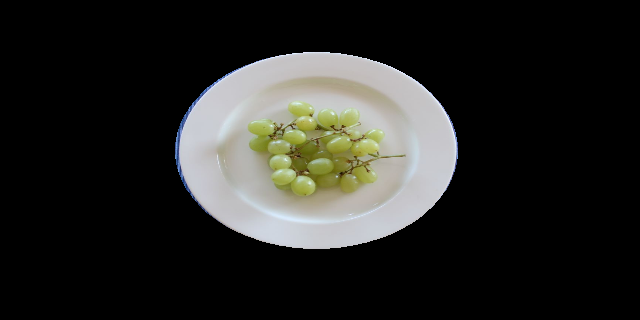
#> input picture data/01.png, 640 x 320 px
$ python streltest.py
#> lines starting #> are read from the running program, lines starting #| are printed output that depends on the picture
import cv2 as cv
from matplotlib import pyplot as plt

if __name__ == "__main__" :
    img = cv.imread('data/01.png')
#> img is the input picture: shape (320, 640, 3); mean B, G, R 36.2, 39.2, 38.9
    gray = cv.cvtColor(img, cv.COLOR_BGR2GRAY)
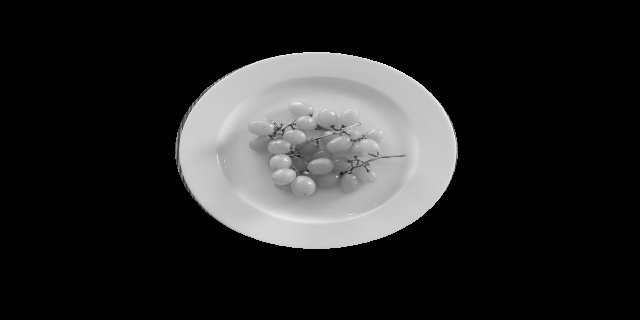
#> gray: shape (320, 640); min 0, max 250, mean 38.7

    kernel1 = cv.getStructuringElement(cv.MORPH_ELLIPSE, (20, 20))
    res1 = cv.morphologyEx(gray, cv.MORPH_OPEN, kernel1)
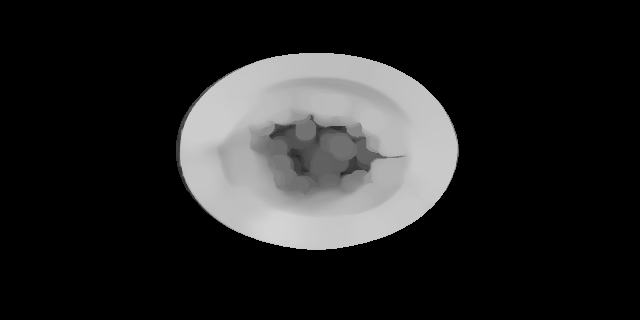
#> res1: shape (320, 640); min 0, max 211, mean 36.9
    kernel2 = cv.getStructuringElement(cv.MORPH_ELLIPSE, (10, 10))
    res2 = cv.morphologyEx(gray, cv.MORPH_OPEN, kernel2)
    kernel3 = cv.getStructuringElement(cv.MORPH_ELLIPSE, (5, 5))
    res3 = cv.morphologyEx(gray, cv.MORPH_OPEN, kernel3)
    kernel4 = cv.getStructuringElement(cv.MORPH_RECT, (20, 20))
    res4 = cv.morphologyEx(gray, cv.MORPH_OPEN, kernel4)

    plt.subplot(221)
    plt.imshow(cv.cvtColor(res1, cv.COLOR_BGR2RGB))
    plt.title('20')
    plt.subplot(222)
    plt.imshow(cv.cvtColor(res2, cv.COLOR_BGR2RGB))
    plt.title('10')
    plt.subplot(223)
    plt.imshow(cv.cvtColor(res3, cv.COLOR_BGR2RGB))
    plt.title('5')
    plt.subplot(224)
    plt.imshow(cv.cvtColor(res4, cv.COLOR_BGR2RGB))
    plt.title('rect')

    plt.show()
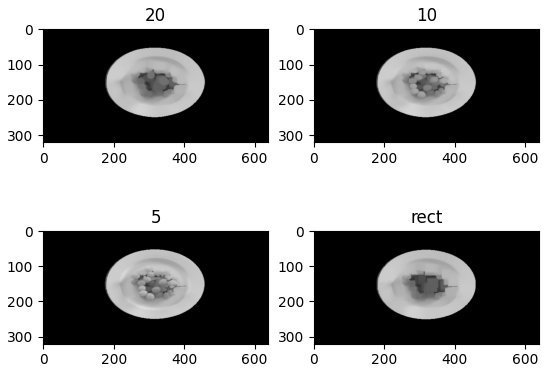
#> figure drawn by matplotlib, 4 panels
